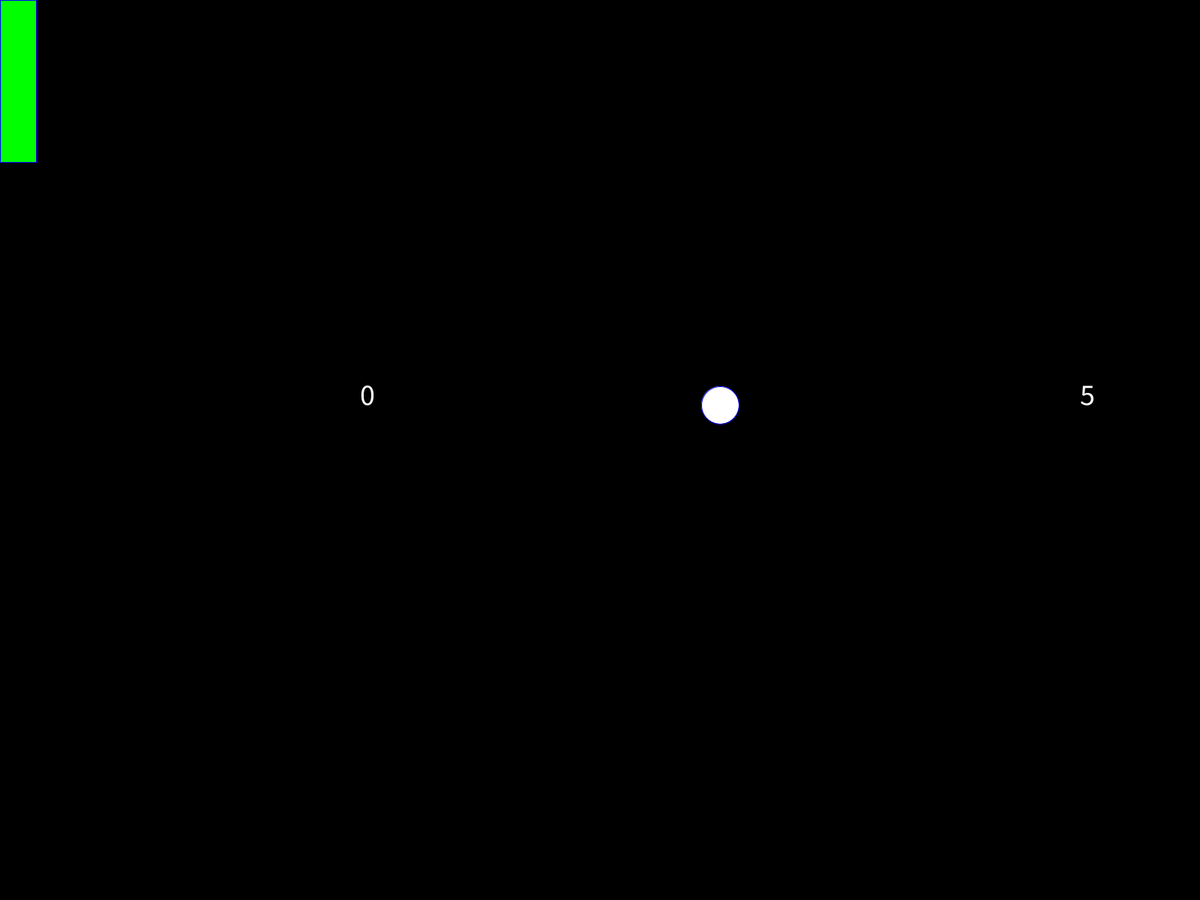
Frame 1 (no input)
Frame 60 (the mouse pressed at the canvas centre just before this capture): identical to frame 1, image omitted
Frame 120 (the mouse held since frame 60 and released just before this capture): identical to frame 1, image omitted

The Processing sketch that drew this single still picture (run headless with seeded random() and noise(); from frame 60 on, the mouse is pressed at the canvas centre):

// Processing sketch: assignment_1
// ── assignment_1.pde
//maxX = 1920, maxY = 1080

void setup()
{
  fullScreen(); //Sets the program to run in full screen mode
}

void draw()
{
  background(0); //set background black

  stroke (0, 0, 255); //use a blue outline for all shapes

  //Draw paddles
  fill(0, 255, 0); //green fill for paddles
  rect(0, 0, 48, 216); //left paddle at top left
  rect(1872, 864, 48, 216); //right paddle at the bottom right

  //Draw ball
  fill(255); //fill circle white
  ellipse(960, 540, 50, 50); //draw circle at center

  //Draw scores on screen
  textSize(40); //size of the text
  text(0, 480, 540); //left score at the left center of the screen
  text(5, 1440, 540); //right score at right center of the screen
}
